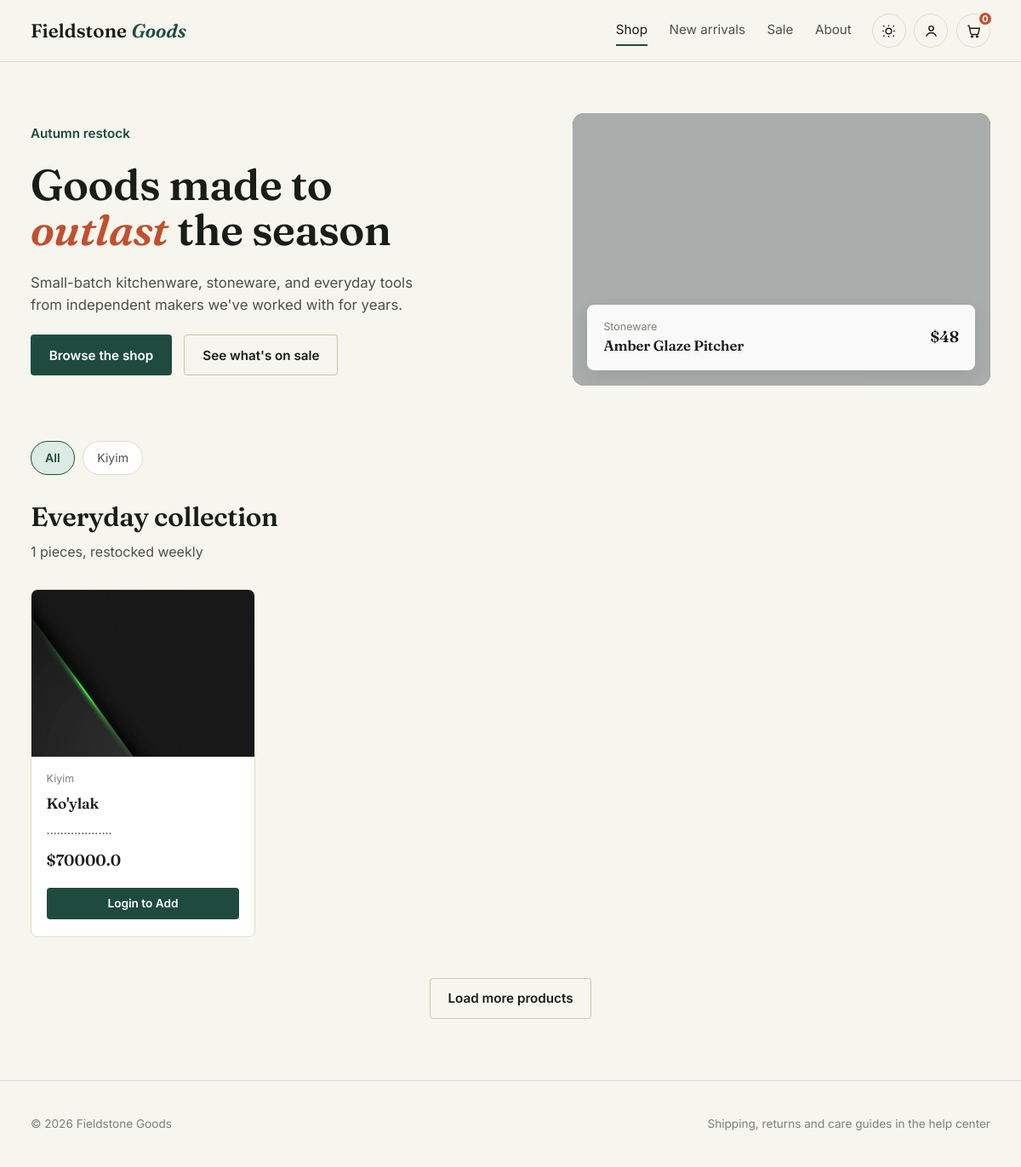
The page / on the database its author committed.
### main/models.py (models this page shows, shortened)
class Category(models.Model):
    category_name = models.CharField(max_length=100)
    date_created = models.DateTimeField(auto_created=True)
    date_edited = models.DateTimeField(auto_created=True)
    class Meta:
        verbose_name_plural = "Categories"

class Products(models.Model):
    product_name = models.CharField(max_length=250)
    product_description = models.TextField()
    product_price_new = models.FloatField(default=0)
    product_price_old = models.FloatField(default=0)
    base_price = models.FloatField(default=0)
    image = models.ImageField(upload_to='product_images')
    category = models.ForeignKey('Category', on_delete=models.CASCADE, related_name='products')
    date_created = models.DateTimeField(auto_created=True)
    date_edited = models.DateTimeField(auto_created=True)
    class Meta:
        verbose_name_plural = "Products"

### main/views.py (the view)
# urls.py: path('', views.index, name='index'),
def index(request):
    products = Products.objects.all()
    categories = Category.objects.all()
    category_id = request.GET.get('category')
    if category_id:
        products = products.filter(category_id=category_id)
    context = {
        'products': products,
        'categories': categories,
        'cart_count': get_cart_count(request),
    }
    return render(request, 'index.html', context)

### main/views.py (called while the page is built)
def get_cart_count(request):
    if request.user.is_authenticated:
        try:
            cart = request.user.cart
            return cart.get_total_items()
        except Cart.DoesNotExist:
            return 0
    return 0

### templates/index.html (shortened to what this page needs)
<!DOCTYPE html>
{% load static %}
<html lang="en">
<head>
<link rel="stylesheet" href="{% static 'css/style.css' %}">
</head>
<body>
<header class="site-header">
  <div class="container site-header__bar">
    <a href="{% url 'main:index' %}" class="brand">Fieldstone<em>Goods</em></a>
    <nav class="main-nav" data-main-nav>
      <a href="{% url 'main:index' %}" aria-current="page">Shop</a>
      <a href="{% url 'main:index' %}#new">New arrivals</a>
      <a href="{% url 'main:index' %}#sale">Sale</a>
      <a href="{% url 'main:index' %}#about">About</a>
    </nav>
    <div class="header-actions">
      <button type="button" class="btn-icon" data-theme-toggle aria-pressed="false" aria-label="Switch to dark theme">
        <svg viewBox="0 0 24 24" fill="none" stroke="currentColor" stroke-width="1.8"><path d="M12 3v2M12 19v2M4.2 4.2l1.4 1.4M18.4 18.4l1.4 1.4M3 12h2M19 12h2M4.2 19.8l1.4-1.4M18.4 5.6l1.4-1.4"/><circle cx="12" cy="12" r="4.2"/></svg>
      </button>
      {% if user.is_authenticated %}
        <a href="#" class="btn-icon" aria-label="Account">
          <svg viewBox="0 0 24 24" fill="none" stroke="currentColor" stroke-width="1.8"><circle cx="12" cy="8" r="3.4"/><path d="M4.5 20c1.6-3.6 4.6-5.4 7.5-5.4s5.9 1.8 7.5 5.4"/></svg>
        </a>
      {% else %}
        <a href="{% url 'auth:login' %}" class="btn-icon" aria-label="Account">
          <svg viewBox="0 0 24 24" fill="none" stroke="currentColor" stroke-width="1.8"><circle cx="12" cy="8" r="3.4"/><path d="M4.5 20c1.6-3.6 4.6-5.4 7.5-5.4s5.9 1.8 7.5 5.4"/></svg>
        </a>
      {% endif %}
      <a href="{% url 'main:cart' %}" class="btn-icon cart-link" aria-label="Cart, {{ cart_count }} items">
        <svg viewBox="0 0 24 24" fill="none" stroke="currentColor" stroke-width="1.8"><path d="M3 4h2l2.4 11.4a2 2 0 0 0 2 1.6h7.4a2 2 0 0 0 2-1.6L20.5 8H6"/><circle cx="9.5" cy="20" r="1.2"/><circle cx="17" cy="20" r="1.2"/></svg>
        <span class="cart-count">{{ cart_count }}</span>
      </a>
    </div>
  </div>
</header>
<main>
  <div class="container">
    <section class="hero">
      <div class="hero__copy">
        <p class="hero__kicker">Autumn restock</p>
        <h1 class="hero__title">Goods made to <span class="accent">outlast</span> the season</h1>
        <p class="hero__desc">Small-batch kitchenware, stoneware, and everyday tools from independent makers we've worked with for years.</p>
        <div class="hero__cta">
          <a href="#product-grid" class="btn btn-primary">Browse the shop</a>
          <a href="#sale" class="btn btn-outline">See what's on sale</a>
        </div>
      </div>
      <div class="hero__feature">
        <img src="https://picsum.photos/seed/fieldstone-hero/900/700" alt="Hand-thrown ceramic pitcher on a wooden counter">
        <div class="hero__feature-card">
          <div>
            <p class="product-card__category">Stoneware</p>
            <h3>Amber Glaze Pitcher</h3>
          </div>
          <div>
            <span class="price-now">$48</span>
          </div>
        </div>
      </div>
    </section>
    <nav class="category-rail" data-chip-group aria-label="Filter by category">
      <a href="{% url 'main:index' %}" class="chip" aria-pressed="true">All</a>
      {% for category in categories %}
      <a href="{% url 'main:index' %}?category={{ category.id }}" class="chip" aria-pressed="false">{{ category.category_name }}</a>
      {% endfor %}
    </nav>
    <section id="product-grid">
      <div class="section-head">
        <div>
          <h2>Everyday collection</h2>
          <p>{{ products.count }} pieces, restocked weekly</p>
        </div>
      </div>
      <div class="product-grid">
        {% for product in products %}
        <article class="product-card">
          <div class="product-card__media">
            {% if product.image %}
            <img src="{{ product.image.url }}" alt="{{ product.product_name }}" style="width: 100%; height: 400px; object-fit: cover;">
            {% else %}
            <img src="https://via.placeholder.com/500x400?text=No+Image" alt="{{ product.product_name }}">
            {% endif %}
          </div>
          <div class="product-card__body">
            <p class="product-card__category">{{ product.category.category_name }}</p>
            <h3 class="product-card__name">{{ product.product_name }}</h3>
            <p class="product-card__desc">{{ product.product_description|truncatewords:15 }}</p>
            <div class="price-row">
              <span class="price-now {% if product.product_price_old > product.product_price_new %}is-sale{% endif %}">${{ product.product_price_new }}</span>
            </div>
            <form class="add-to-cart-form" method="post" action="{% url 'main:add_to_cart' %}">
              {% if user.is_authenticated %}
              <button type="submit" class="btn btn-primary btn-sm">Add to cart</button>
              {% else %}
              <a href="{% url 'auth:login' %}" class="btn btn-primary btn-sm" style="display: block; text-align: center;">Login to Add</a>
              {% endif %}
            </form>
          </div>
        </article>
        {% empty %}
        <p style="grid-column: 1/-1; text-align: center; padding: 2rem;">No products available.</p>
        {% endfor %}
      </div>
      <form class="pagination-form" method="get" action="#">
        <button type="submit" name="page" value="2" class="btn btn-outline">Load more products</button>
      </form>
    </section>
  </div>
</main>
<footer class="site-footer">
  <div class="container">
    <span>&copy; 2026 Fieldstone Goods</span>
    <span>Shipping, returns and care guides in the help center</span>
  </div>
</footer>
</body>
</html>

### rows shown on the page
Category: category_name "Kiyim"
Products: image (picture), category.category_name "Kiyim", product_name "Ko'ylak", product_description "...................", product_price_new "70000.0"

### other values the page prints
{{ cart_count }} "0"
{{ products.count }} "1"
